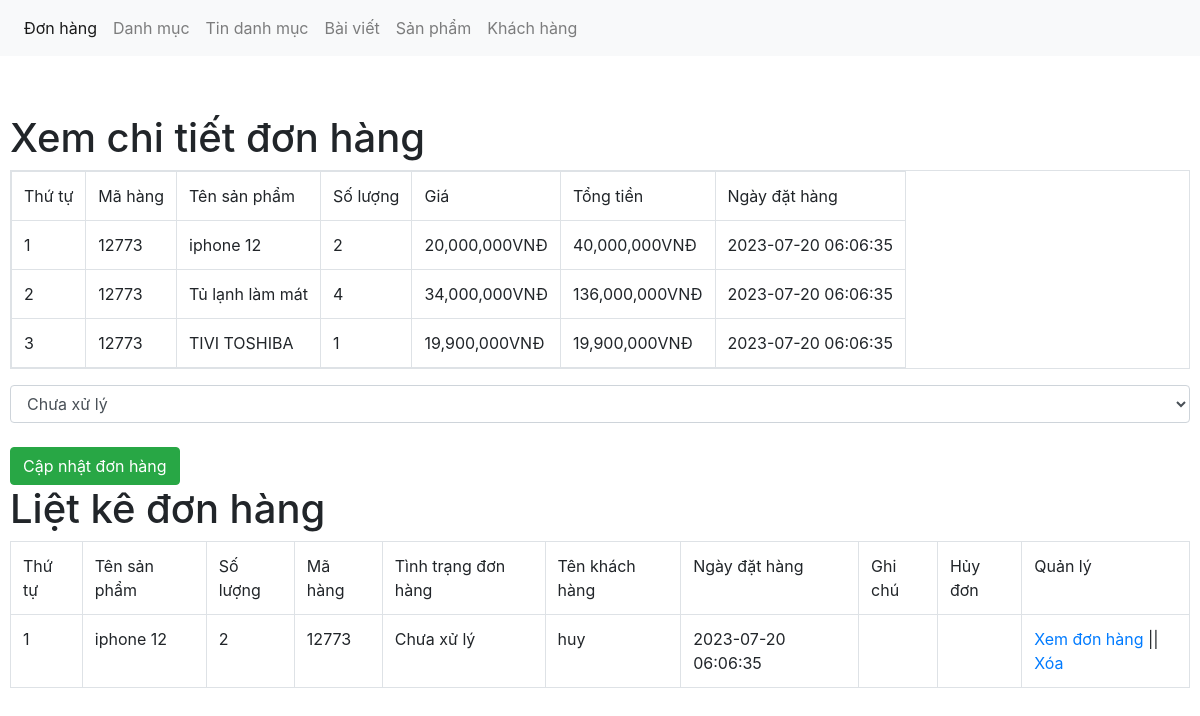
The app's page /webduan/admin/xulydonhang.php?quanly=xemdonhang&mahang=12773 with its own data.
### tables this page shows
CREATE TABLE `tbl_donhang` (
  `donhang_id` int(11) NOT NULL,
  `sanpham_id` int(11) NOT NULL,
  `soluong` int(11) NOT NULL,
  `mahang` varchar(50) NOT NULL,
  `khachhang_id` int(11) NOT NULL,
  `ngaydathang` timestamp NOT NULL DEFAULT current_timestamp() ON UPDATE current_timestamp(),
  `trangthai` int(11) NOT NULL,
  `huydon` int(11) NOT NULL DEFAULT 0
);

CREATE TABLE `tbl_sanpham` (
  `sanpham_id` int(11) NOT NULL,
  `category_id` int(11) NOT NULL,
  `sanpham_name` varchar(255) NOT NULL,
  `sanpham_chitiet` text NOT NULL,
  `sanpham_mota` text NOT NULL,
  `sanpham_gia` varchar(100) NOT NULL,
  `sanpham_giakhuyenmai` varchar(100) NOT NULL,
  `sanpham_active` int(11) NOT NULL,
  `sanpham_hot` int(11) NOT NULL,
  `sanpham_soluong` int(11) NOT NULL,
  `sanpham_image` varchar(50) NOT NULL
);

CREATE TABLE `tbl_khachhang` (
  `khachhang_id` int(11) NOT NULL,
  `name` varchar(100) NOT NULL,
  `phone` varchar(50) NOT NULL,
  `address` varchar(200) NOT NULL,
  `email` varchar(100) NOT NULL,
  `password` varchar(255) NOT NULL,
  `giaohang` int(11) NOT NULL,
  `note` text NOT NULL
);

### webduan/admin/xulydonhang.php (the view, shortened to what this page needs)
<?php
include("../db/connect.php");
?>
<!DOCTYPE html>
<html lang=en>
<head>
    <link href="../css/bootstrap.css" rel="stylesheet" type="text/css" media="all" />
</head>
<body>
    <nav class="navbar navbar-expand-lg navbar-light bg-light">
        <div class="collapse navbar-collapse" id="navbarNav">
            <ul class="navbar-nav">
                <li class="nav-item active">
                    <a class="nav-link" href="xulydonhang.php">Đơn hàng <span class="sr-only">(current)</span></a>
                </li>
                <li class="nav-item">
                    <a class="nav-link" href="xulydanhmuc.php">Danh mục</a>
                </li>
                <li class="nav-item">
                    <a class="nav-link" href="xulydanhmuctin.php">Tin danh mục</a>
                </li>
                <li class="nav-item">
                    <a class="nav-link" href="xulybaiviet.php">Bài viết</a>
                </li>
                <li class="nav-item">
                    <a class="nav-link" href="xulysanpham.php">Sản phẩm</a>
                </li>
                <li class="nav-item">
                    <a class="nav-link" href="xulykhachhang.php">Khách hàng</a>
                </li>
            </ul>
        </div>
    </nav>
    <br><br>
    <div class="content">
        <div class="row">
            <?php
            if (isset($_GET['quanly']) == 'xemdonhang') {
                $mahang = $_GET['mahang'];
                $sql_chitiet = mysqli_query($con, "SELECT * FROM tbl_donhang,tbl_sanpham
                WHERE tbl_donhang.sanpham_id = tbl_sanpham.sanpham_id AND tbl_donhang.mahang = '$mahang'");
            ?>
                <div class="col-md-12">
                    <h1>Xem chi tiết đơn hàng</h1>
                    <form action="" method="POST">
                        <table class="table table-responsive table-bordered table-trippd">
                            <tr>
                                <td>Thứ tự</td>
                                <td>Mã hàng</td>
                                <td>Tên sản phẩm</td>
                                <td>Số lượng</td>
                                <td>Giá</td>
                                <td>Tổng tiền</td>
                                <td>Ngày đặt hàng</td>
                            </tr>
                            <?php
                            $i = 0;
                            while ($row_donhang = mysqli_fetch_array($sql_chitiet)) {
                                $i++
                            ?>
                                <tr>
                                    <td><?php echo $i; ?></td>
                                    <td><?php echo $row_donhang['mahang']; ?></td>
                                    <td><?php echo $row_donhang['sanpham_name']; ?></td>
                                    <td><?php echo $row_donhang['soluong']; ?></td>
                                    <td><?php echo number_format($row_donhang['sanpham_giakhuyenmai']) . "VNĐ"; ?></td>
                                    <td><?php echo number_format($row_donhang['soluong'] * $row_donhang['sanpham_giakhuyenmai']) . 'VNĐ'; ?></td>
                                    <td><?php echo $row_donhang['ngaydathang']; ?></td>
                                </tr>
                            <?php
                            }
                            ?>
                        </table>
                        <select class="form-control" name="xuly">
                            <option value="0">Chưa xử lý</option>
                        </select> </br>
                        <input type="submit" name="capnhatdonhang" value="Cập nhật đơn hàng" class="btn btn-success" />
                    </form>
                </div>
            <?php
            } else {
            ?>
                <div class="col-md-7">
                    <h1>Đơn hàng</h1>
                </div>
            <?php
            }
            ?>
            <div class="col-md-12">
                <h1>Liệt kê đơn hàng</h1>
                <?php
                $sql_select_donhang = mysqli_query($con, "SELECT * FROM tbl_donhang,tbl_sanpham,tbl_khachhang
                        WHERE tbl_donhang.sanpham_id = tbl_sanpham.sanpham_id AND tbl_khachhang.khachhang_id = tbl_donhang.khachhang_id
                        GROUP BY mahang ");
                ?>
                <table class="table table-bordered">
                    <tr>
                        <td>Thứ tự</td>
                        <td>Tên sản phẩm</td>
                        <td>Số lượng</td>
                        <td>Mã hàng</td>
                        <td>Tình trạng đơn hàng</td>
                        <td>Tên khách hàng</td>
                        <td>Ngày đặt hàng</td>
                        <td>Ghi chú</td>
                        <td>Hủy đơn</td>
                        <td>Quản lý</td>
                    </tr>
                    <?php
                    $i = 0;
                    while ($row_donhang = mysqli_fetch_array($sql_select_donhang)) {
                        $i++;
                    ?>
                        <tr>
                            <td><?php echo $i; ?></td>
                            <td><?php echo $row_donhang['sanpham_name']; ?></td>
                            <td><?php echo $row_donhang['soluong']; ?></td>
                            <td><?php echo $row_donhang['mahang']; ?></td>
                            <td>
                                <?php
                                if ($row_donhang['trangthai'] == 0) {
                                    echo "Chưa xử lý ";
                                } else {
                                    echo "Đã xử lý";
                                }
                                ?>
                            </td>
                            <td><?php echo $row_donhang['name']; ?></td>
                            <td><?php echo $row_donhang['ngaydathang']; ?></td>
                            <td><?php echo $row_donhang['note']; ?></td>
                            <td><?php if ($row_donhang['huydon'] == 0) { }else if ($row_donhang['huydon'] == 1){
                                    echo '<a href="xulydonhang.php?quanly=xemdonhang&xacnhanhuy=2&mahang='. $row_donhang['mahang'].'">Xác nhận hủy đơn</a>';
                                }else{
                                    echo 'Đã hủy đơn';
                                }
                                ?></td>
                            <td><a href="?quanly=xemdonhang&mahang=<?php echo $row_donhang['mahang'] ?>">Xem đơn hàng</a>
                                || <a href="?xoadonhang=<?php echo $row_donhang['mahang'] ?>">Xóa</a></td>
                        </tr>
                    <?php
                    }
                    ?>
                </table>
            </div>
        </div>
    </div>
</body>
</html>

### webduan/admin/xulydonhang.php (style rules this page uses)
.content { padding: 10px; }

### records on screen
tbl_donhang: mahang "12773", sanpham.sanpham_name "iphone 12", soluong "2", sanpham.sanpham_giakhuyenmai "20,000,000", soluong.sanpham_giakhuyenmai "40,000,000", ngaydathang "2023-07-20 06:06:35", trangthai "Chưa xử lý", khachhang.name "huy"
tbl_donhang: mahang "12773", sanpham.sanpham_name "Tủ lạnh làm mát", soluong "4", sanpham.sanpham_giakhuyenmai "34,000,000", soluong.sanpham_giakhuyenmai "136,000,000", ngaydathang "2023-07-20 06:06:35"
tbl_donhang: mahang "12773", sanpham.sanpham_name "TIVI TOSHIBA", soluong "1", sanpham.sanpham_giakhuyenmai "19,900,000", soluong.sanpham_giakhuyenmai "19,900,000", ngaydathang "2023-07-20 06:06:35"
